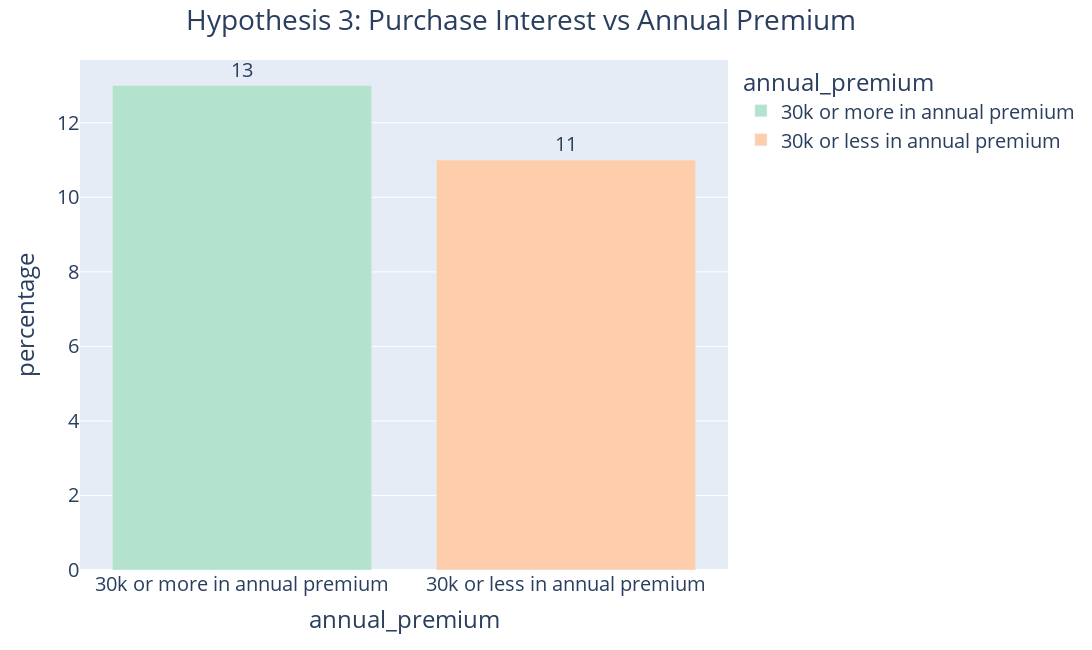

This figure's notebook cell:
### Markdown cell above
Hiphotesys is false, according the analysis, the period that the customers are with the company doesn't affect the interest in buying vehicle insurance.

### Code cell
# 3. The interest on purchase the vehicle insurance is greater for customers that spend less than 30k for annual premium.
aux5 = df4[df4['annual_premium'] > 30000][['id','response']]
aux6 = df4[df4['annual_premium'] <= 30000][['id','response']]

# Percentage of interested customers that spend more than 30k in annual premium
aux16 = aux5[['response','id']].groupby('response').count().reset_index()
aux16['percentage'] = round( aux16['id'] / aux5.shape[0] * 100 )

# Percentage of interested customers that spend less than 30k in annual premium
aux17 = aux6[['response','id']].groupby('response').count().reset_index()
aux17['percentage'] = round( aux17['id'] / aux6.shape[0] * 100 )

# Creating new dataframe for a bar chart
ax4 = [['30k or more in annual premium', 13],['30k or less in annual premium', 11]]
ax4_df = pd.DataFrame(ax4, columns=['annual_premium','percentage'])

# Bar chart
fig = px.bar(ax4_df,
             x='annual_premium',
             y='percentage', 
             color='annual_premium', 
             text='percentage', 
             width=1500, 
             height=650, 
             color_discrete_sequence=px.colors.qualitative.Pastel2)
fig.update_traces(texttemplate='%{text:.2s}',
                  textposition='outside')
fig.update_layout(title_text="Hypothesis 3: Purchase Interest vs Annual Premium",
                  title_x=0.17,
                  font=dict(size=20))
fig.show()

### Figure 1 — Plotly figure (JSON) as saved in the notebook; plotly's stock layout.template omitted (floating-point values rounded to 4 significant figures)
{"data": [{"alignmentgroup": "True", "hovertemplate": "annual_premium=%{x}<br>percentage=%{text}<extra></extra>", "legendgroup": "30k or more in annual premium", "marker": {"color": "rgb(179,226,205)", "pattern": {"shape": ""}}, "name": "30k or more in annual premium", "offsetgroup": "30k or more in annual premium", "orientation": "v", "showlegend": true, "text": [13], "textposition": "outside", "texttemplate": "%{text:.2s}", "type": "bar", "x": ["30k or more in annual premium"], "xaxis": "x", "y": [13], "yaxis": "y"}, {"alignmentgroup": "True", "hovertemplate": "annual_premium=%{x}<br>percentage=%{text}<extra></extra>", "legendgroup": "30k or less in annual premium", "marker": {"color": "rgb(253,205,172)", "pattern": {"shape": ""}}, "name": "30k or less in annual premium", "offsetgroup": "30k or less in annual premium", "orientation": "v", "showlegend": true, "text": [11], "textposition": "outside", "texttemplate": "%{text:.2s}", "type": "bar", "x": ["30k or less in annual premium"], "xaxis": "x", "y": [11], "yaxis": "y"}], "layout": {"barmode": "relative", "font": {"size": 20}, "height": 650, "legend": {"title": {"text": "annual_premium"}, "tracegroupgap": 0}, "margin": {"t": 60}, "title": {"text": "Hypothesis 3: Purchase Interest vs Annual Premium", "x": 0.17}, "width": 1500, "xaxis": {"anchor": "y", "categoryarray": ["30k or more in annual premium", "30k or less in annual premium"], "categoryorder": "array", "domain": [0, 1], "title": {"text": "annual_premium"}}, "yaxis": {"anchor": "x", "domain": [0, 1], "title": {"text": "percentage"}}}}
